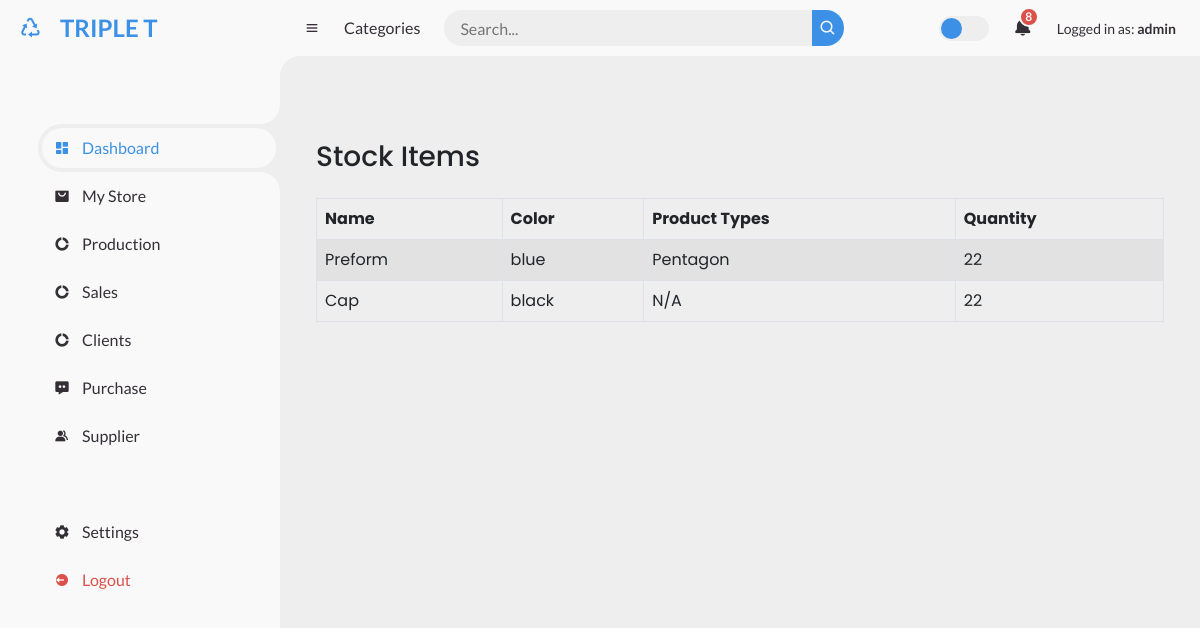
The app's page /stock_list/ (signed in), older data.
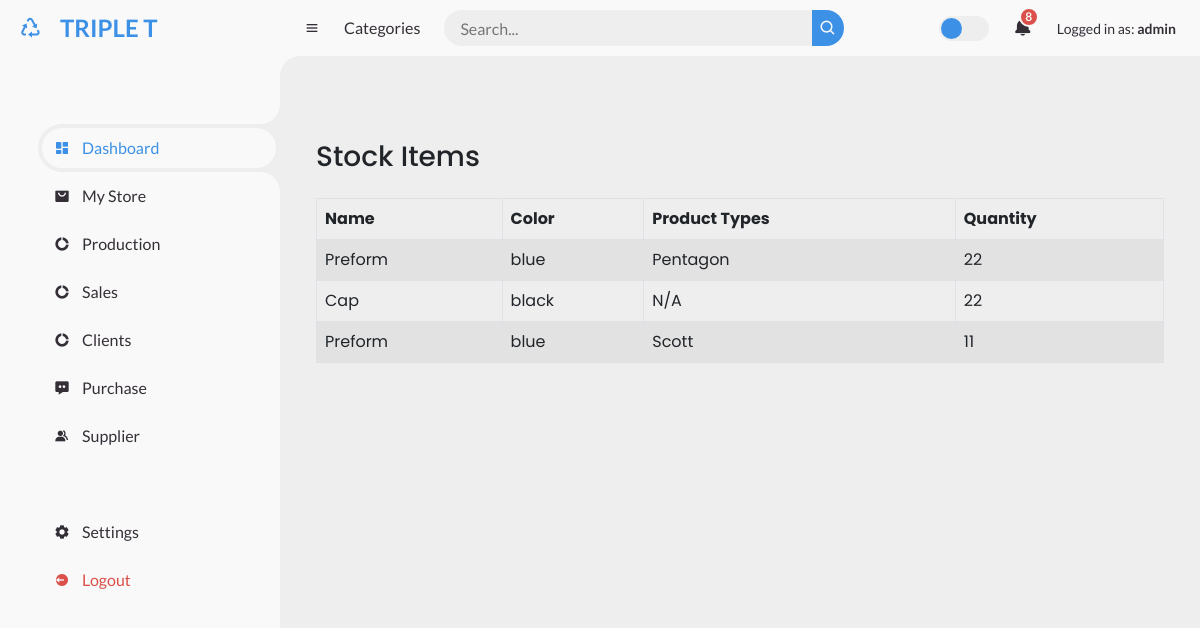
The same page, newer data.
### store/models.py (models this page shows, shortened)
class Stock(models.Model):
    name = models.CharField(max_length=20, null=True)
    color = models.CharField(max_length=10, null=True, blank=True)
    cap_type = models.ForeignKey(Cap, on_delete=models.CASCADE, null=True, blank=True)
    product_type = models.CharField(max_length=20, null=True, blank=True)
    preform_type = models.ForeignKey(Preform_type, on_delete=models.CASCADE, null=True, blank=True)
    quantity = models.CharField(max_length=10)

class Preform_type(models.Model):
    name = models.CharField(max_length=30)
    size = models.DecimalField(max_digits=5, decimal_places=1)
    quantity_per_bag = models.IntegerField()

### store/views.py (the view)
# urls.py: path('stock_list/', views.stock_detail, name="stock_list"),
@login_required
def stock_detail(request):
    stock_item = Stock.objects.all()
    return render(request, 'stock/index.html', {'stock_item': stock_item })

### store/templates/stock/index.html
{% extends "base/base.html" %}
{% block body %}
<div class="container mt-5">
    <h3>Stock Items</h3>
    <table class="table table-striped table-hover table-bordered mt-4">
        <thead>
            <tr>
                <th>Name</th>
                <th>Color</th>
                <th>Product Types</th>
                <th>Quantity </th>
            </tr>
        </thead>
        <tbody>
            {% for stock_item in stock_item %}
            <tr>
                <td>{{stock_item.name}}</td>
                <td>{{stock_item.color}}</td>
                <td>
                    {% if stock_item.preform_type %}
                    {{ stock_item.preform_type.name }}
                    {% elif stock_item.product_type %}
                    {{ stock_item.product_type }}
                    {% else %}
                    N/A
                    {% endif %}
                </td>
                <td>{{stock_item.quantity}}</td>
            </tr>
            {% endfor %}
        </tbody>
    </table>
</div>
{% endblock %}

Row changes from the older to the newer data that the page shows:
added Stock: name "Preform", color "blue", preform_type.name "Scott", quantity "11"
